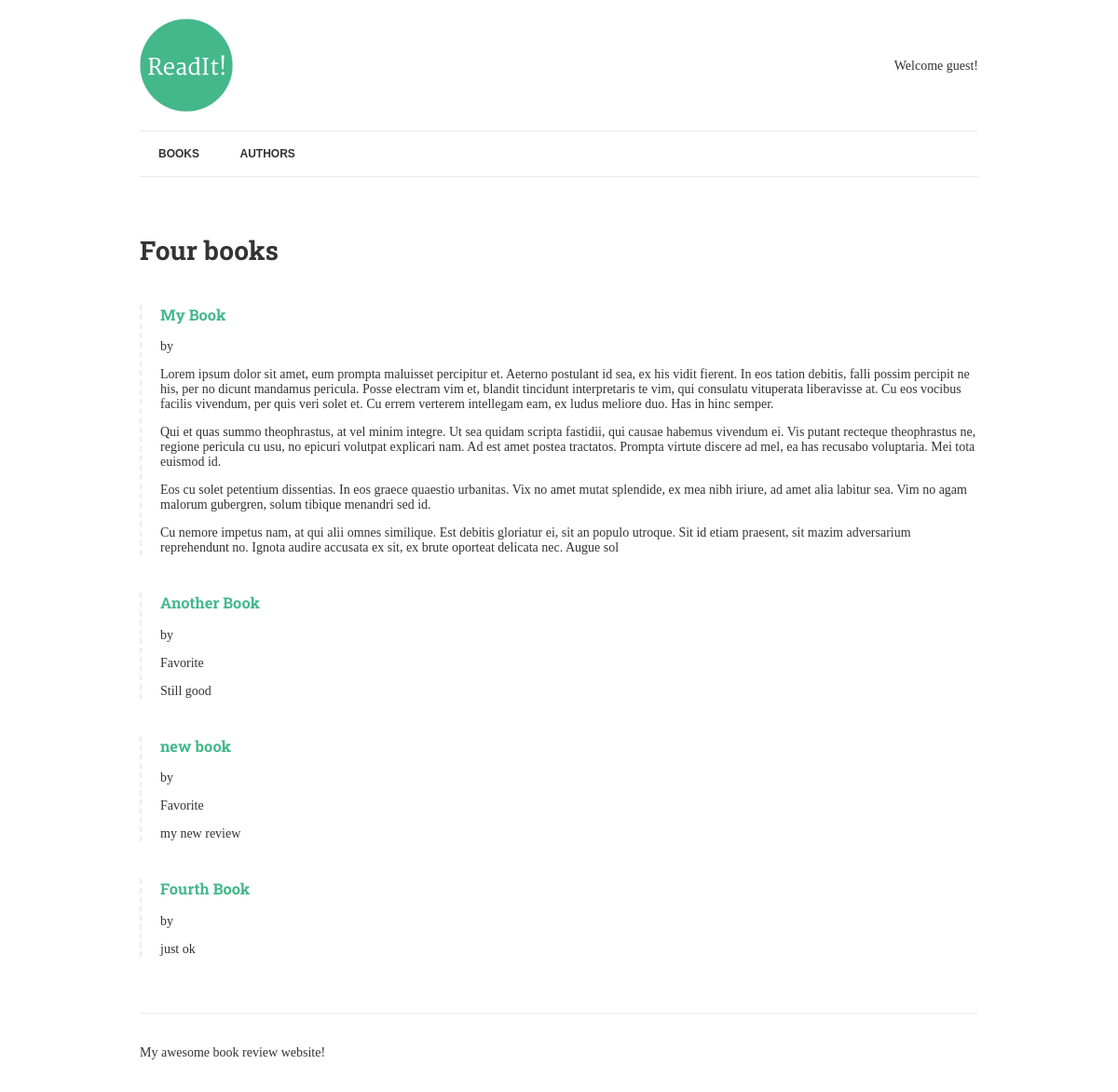
The page / on the database its author committed.
### books/models.py (models this page shows, shortened)
class Book(models.Model):
	title = models.CharField(max_length=150)
	authors = models.ManyToManyField("Author",related_name="books")
	review = models.TextField(blank=True,null=True)
	date_reviewed = models.DateTimeField(blank=True,null=True)
	is_favorite = models.BooleanField(default=False,verbose_name='Favorite?')

### books/views.py (the view)
# urls.py: url(r'^$',list_books,name='books'),
def list_books(request):
	books = Book.objects.exclude(date_reviewed__isnull=True).prefetch_related('authors')
	context = {
		'books':books,
	}
	return render(request,"list.html",context)

### books/templates/list.html
{% extends "base.html" %}
{% load humanize %}
{% block content %}
 	<h1>{{ books.count|apnumber|title }} book{{ books.count|pluralize}}</h1>
	{% for book in books %}
		{% include "book-detail.html" %}
	{% endfor %}
{% endblock %}

### books/templates/book-detail.html
<div class="book">
	<h3><a href="{% url 'book-detail' book.pk %}">{{ book.title }}</a></h3>
	<p> by {% for author in book.authors.all %}<a href="{% url 'author-detail' author.pk %}"> {{ authorn.name }}</a>{% endfor %}</p>
	{% if book.is_favorite %}<p class="highlight">Favorite</p>{% endif %}
	<p>{{ book.review|linebreaks }}</p>
</div>

### readit/static/css/style.css (style rules this page uses)
.book { border-left: 2px dashed #ececec; padding-left: 20px; margin: 40px 0; }
body { font-family: 'Merriweather', serif; color: #333; font-size: 14px; }
h1, h2, h3, h4, h5, h6 { font-family: 'Roboto Slab', serif; }
a { color: #44B78B; text-decoration: none; }

### rows shown on the page
Book: title "My Book", review "Lorem ipsum dolor sit amet, eum prompta maluisset percipitur et. Aeterno postulant id sea, ex his vidit fierent. In eos tation debitis, falli possim percipit ne his, per no dicunt mandamus pericula. Posse electram vim et, blandit tincidunt interpretaris te vim, qui consulatu vituperata liberavisse at. Cu eos vocibus facilis vivendum, per quis veri solet et. Cu errem verterem intellegam eam, ex ludus meliore duo. Has in hinc semper. Qui et quas summo theophrastus, at vel minim integre. Ut sea quidam scripta fastidii, qui causae habemus vivendum ei. Vis putant recteque theophrastus ne, regione pericula cu usu, no epicuri volutpat explicari nam. Ad est amet postea tractatos. Prompta virtute…"
Book: title "Another Book", is_favorite "Favorite", review "Still good"
Book: title "new book", is_favorite "Favorite", review "my new review"
Book: title "Fourth Book", review "just ok"

### other values the page prints
{{ books.count|apnumber|title }} "Four"
